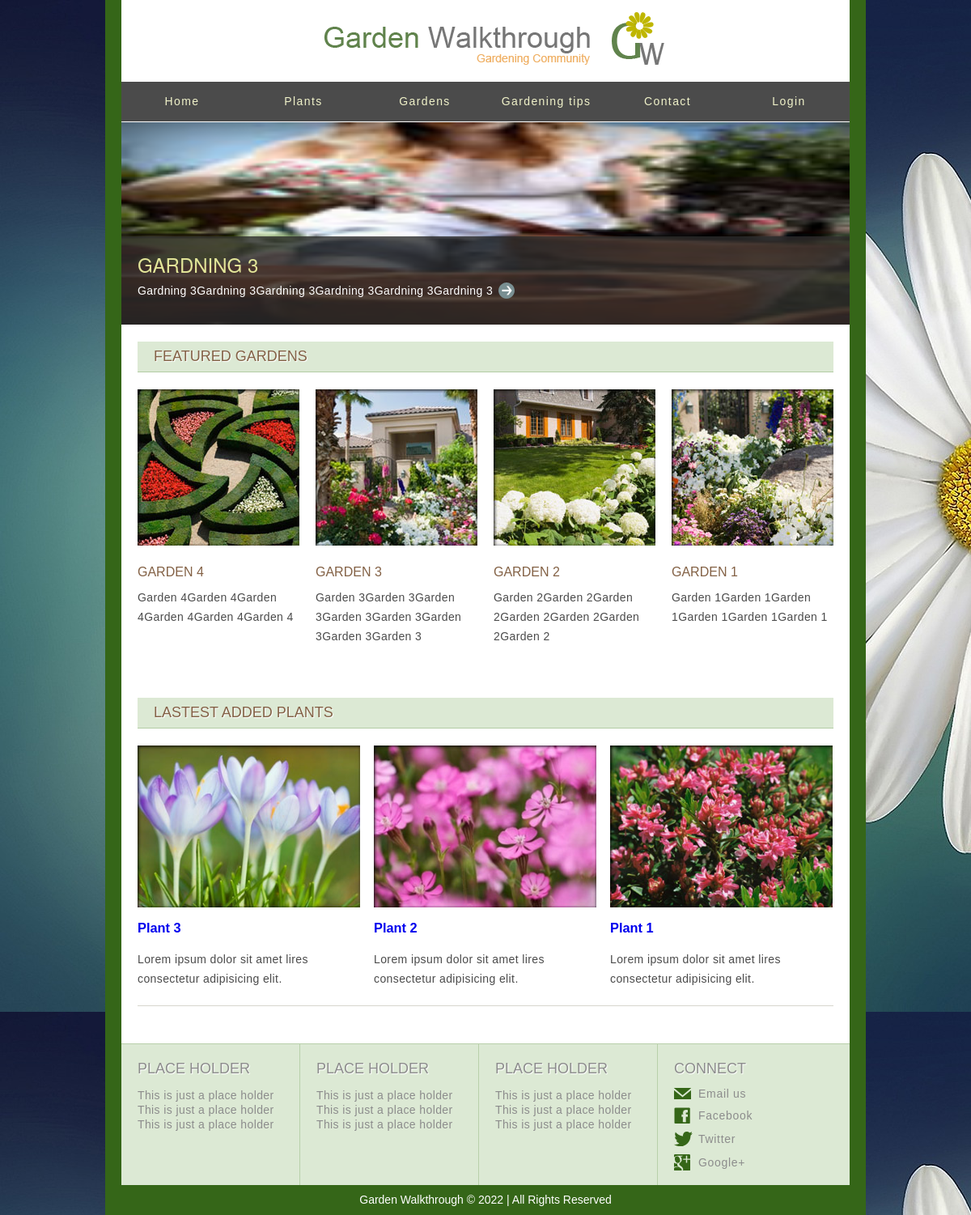
Before: / with the older database file.
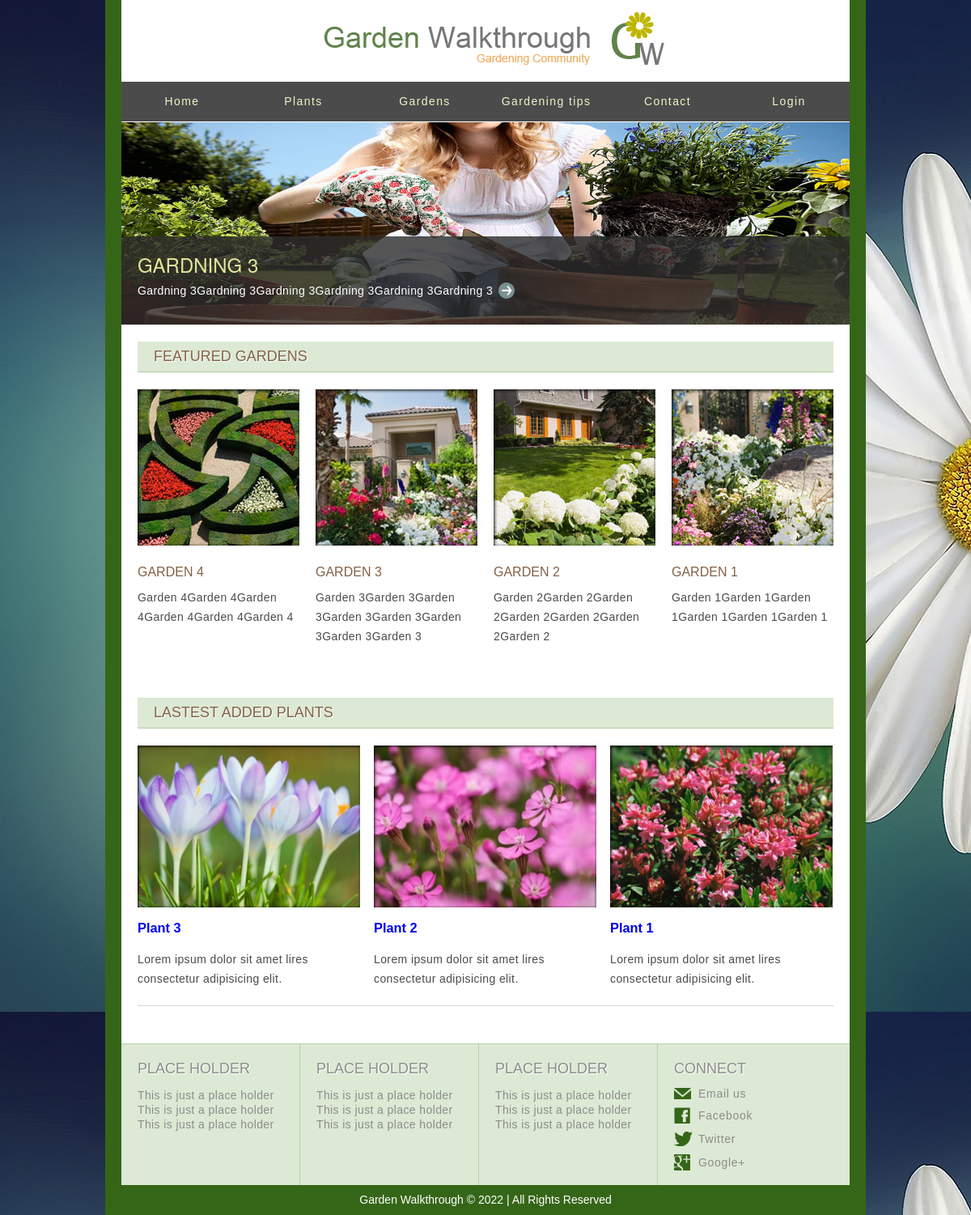
After: the same page with the newer database file.
### plants/models.py (models this page shows, shortened)
class Garden_tips(models.Model):
    title=models.CharField(max_length=30)
    image=models.ImageField()
    descreption=models.TextField()
    tips_date=models.DateField(auto_now=True)

### plants/views.py (the view)
# urls.py: path('', views.index_view,name='index'),
def index_view(request):
    index_tips=Garden_tips.objects.all().last()
    index_feature_garden=Garden.objects.all().order_by('id')[:4][::-1]
    index_plant_of_theweek=Plant.objects.all().last()
    index_top_three_plants=Plant.objects.all().order_by('id')[:3][::-1]
    context={'index_tips':index_tips,'index_feature_garden':index_feature_garden,'index_plant_of_theweek':index_plant_of_theweek,'index_top_three_plants':index_top_three_plants}
    return render(request, 'index.html',context)

### templates/index.html
{% extends 'base.html' %}
{% load static %}
{% block body %}
<body>
		<div id="body">
			<div class="header">
				<div>
					<a style="text-decoration:none;"  href="{% url 'plants:garden_tip' index_tips.id %}"><img src="{{index_tips.image.url}}" style="width:900px;height:250px" alt="Image"></a>
					<div>
						<h1><a style="text-decoration:none;"  href="{% url 'plants:garden_tip' index_tips.id %}">{{index_tips.title}}</a></h1>
						<p>
							{{index_tips.descreption}} <a href="{% url 'plants:garden_tip' index_tips.id %}" class="continue"></a>
						</p>
					</div>
				</div>
			</div>
			<div class="body">
				<h1>Featured Gardens</h1>
				<ul>
					{% for i in index_feature_garden %}
					<li>
						<a style="text-decoration:none;"  href="{% url 'plants:garden' i.id %}"><img src="{{i.image.url }}" alt="Image' "></a>
						<a style="text-decoration:none;"  href="{% url 'plants:garden' i.id %}"><h2>{{i.title}}</h2></a>
						<p>
							{{i.descreption}}
						</p>
					</li>
					{% endfor %}
				</ul>
			</div>
			<div class="body">
				<h1>Lastest added plants</h1>
				<ul>
					{%  for i in index_top_three_plants %}
					<li style="width:272px">
						<a href="{% url 'plants:plant' i.id %}" class="figure"><img style="width:275px ;height:200px" src="{{i.image.url}}" alt="Image"></a>
						<h3 style="text-decoration:none;" ><a style="text-decoration:none;" href="{% url 'plants:plant' i.id %}">{{i.title}}</a></h3>
						<p>
							Lorem ipsum dolor sit amet lires consectetur adipisicing elit.
						</p>
					</li>
					{% endfor %}
				</ul>
			</div>
			<div class="footer">
			</div>
		</div>
</body>
{% endblock body %}

Changed rows visible on the page:
changed Garden_tips "GARDNING 3": image: a different picture
